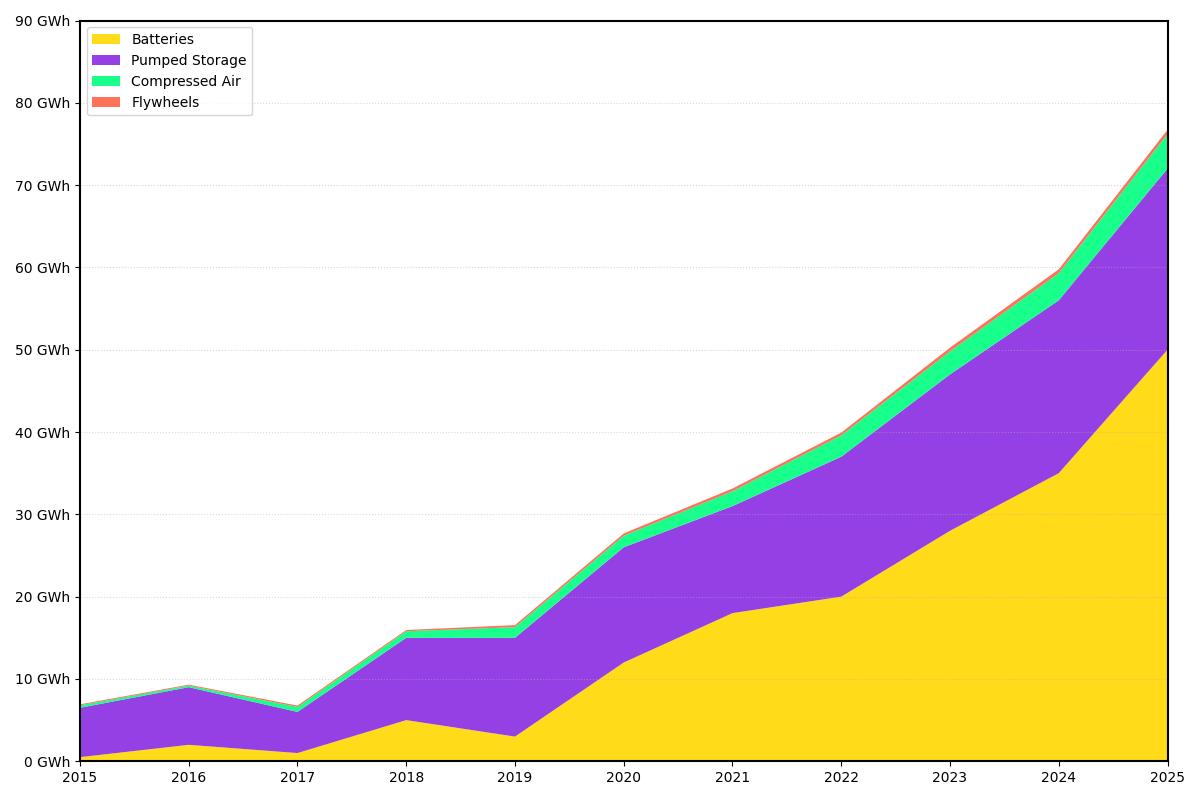

Write the Python code that produced this figure.
import matplotlib.pyplot as plt
import numpy as np

years = np.arange(2015, 2026)

batteries = [0.5, 2, 1, 5, 3, 12, 18, 20, 28, 35, 50]
pumped_storage = [6, 7, 5, 10, 12, 14, 13, 17, 19, 21, 22]
compressed_air = [0.3, 0.2, 0.6, 0.8, 1.3, 1.4, 1.8, 2.6, 2.8, 3.3, 4.2]
flywheels = [0.12, 0.11, 0.17, 0.15, 0.24, 0.28, 0.34, 0.33, 0.45, 0.47, 0.52]

storage_data = np.array([batteries, pumped_storage, compressed_air, flywheels])

# Alter the colors to change the appearance of different fill areas
colors = ['#FFD700', '#8A2BE2', '#00FF7F', '#FF6347']

fig, ax = plt.subplots(figsize=(12, 8))
# Use different alpha for slight variation in transparency
ax.stackplot(years, storage_data, colors=colors, alpha=0.9)

ax.set_xlim(years[0], years[-1])
ax.set_ylim(0, 90)
ax.set_xticks(years)
ax.yaxis.set_major_formatter(plt.FuncFormatter(lambda y, _: f'{int(y)} GWh'))

# Change grid lines from '--' to ':' and adjust alpha for contrast
ax.grid(axis='y', linestyle=':', alpha=0.5)

# Randomly change legend position
ax.legend(['Batteries', 'Pumped Storage', 'Compressed Air', 'Flywheels'], loc='upper left')

# Randomly alter the line width of chart border 
for spine in ax.spines.values():
    spine.set_linewidth(1.5)

plt.tight_layout()

plt.show()
